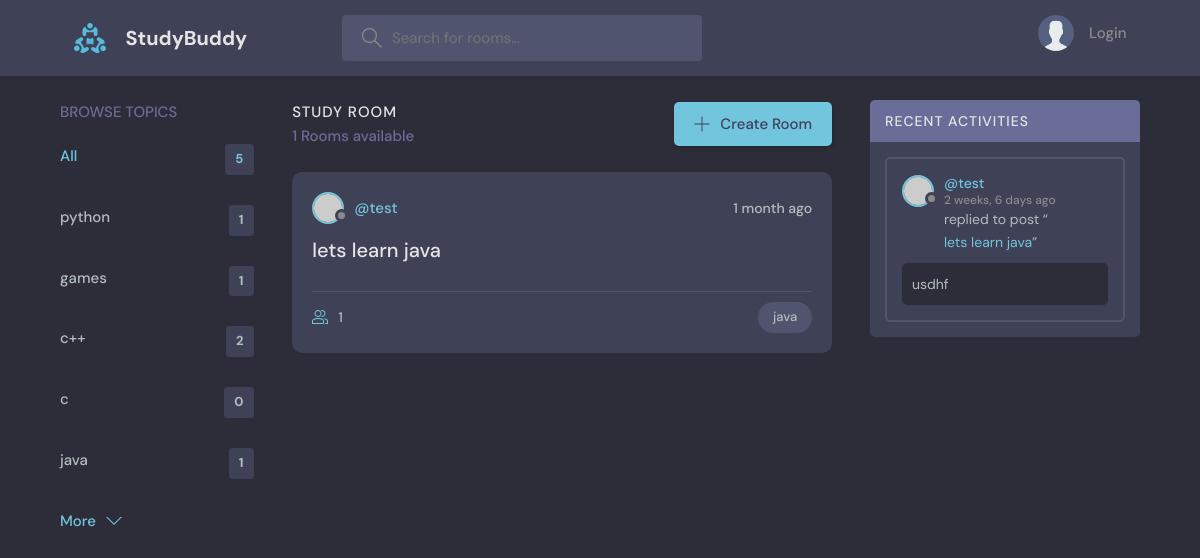
Before: /?q=java with the older database file.
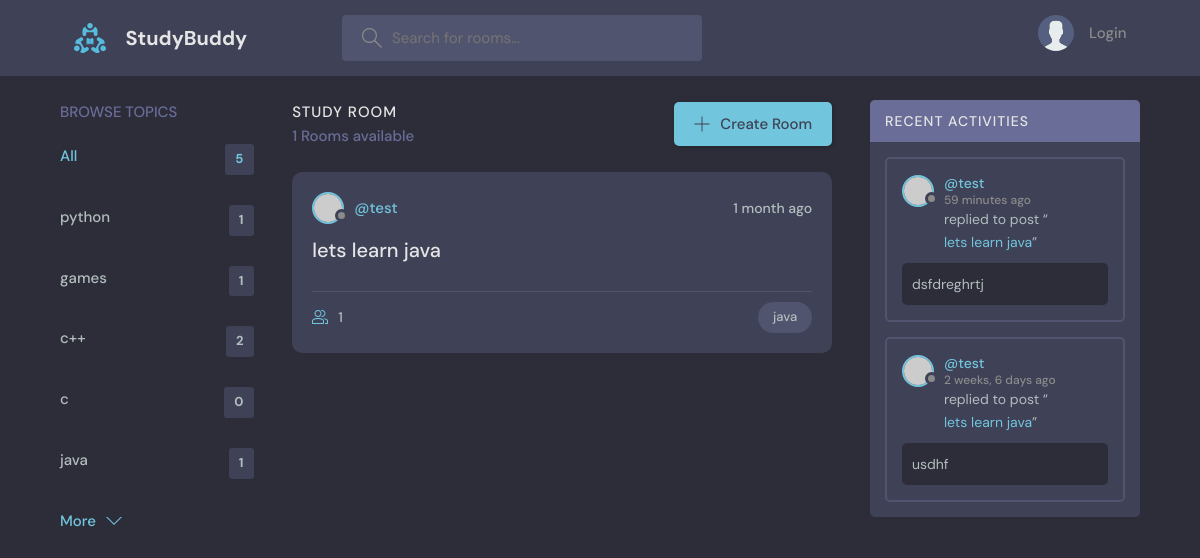
After: the same page with the newer database file.
### base/models.py (models this page shows, shortened)
class Topic(models.Model):
    name = models.CharField(max_length=200)

class Room(models.Model):
    host = models.ForeignKey(User,on_delete=models.SET_NULL, null=True)
    topic = models.ForeignKey(Topic,on_delete=models.SET_NULL, null=True)
    name = models.CharField(max_length=200, unique=True)
    description = models.TextField(null=True, blank=True)
    participants = models.ManyToManyField(User, related_name='participants', blank=True)
    requesters = models.ManyToManyField(User, related_name='requesters', blank=True)
    updated = models.DateTimeField(auto_now=True)
    created = models.DateTimeField(auto_now_add=True)
    class Meta:
        ordering = ['-updated', '-created']
    def __str__(self):
        return self.name

class Message(models.Model):
    user = models.ForeignKey(User, on_delete=models.CASCADE)
    room = models.ForeignKey(Room,on_delete=models.CASCADE)
    body = models.TextField()
    updated = models.DateTimeField(auto_now=True)
    created = models.DateTimeField(auto_now_add=True)
    class Meta:
        ordering = ['-updated', '-created']

### base/views.py (the view)
# urls.py: path('', views.home, name="home"),
def home(request):
    q = request.GET.get('q') if request.GET.get('q') != None else ''
    rooms = Room.objects.filter(
        Q(topic__name__icontains=q) |
        Q(name__icontains=q) |
        Q(description__icontains=q)
        )
    topics = Topic.objects.all()
    room_count = rooms.count()
    room_messages = Message.objects.filter(Q(room__topic__name__icontains=q))
    context = {'rooms': rooms, 'topics': topics, 'room_count': room_count,
                'room_messages': room_messages}
    return render(request, 'base/home.html',context)

### base/templates/base/home.html (shortened to what this page needs)
{% extends 'main.html' %}
{% block content %}
<main class="layout layout--3">
  <div class="container">
    {% include 'base/topics_component.html' %}
    <div class="roomList">
      <div class="roomList__header">
        <div>
          <h2>Study Room</h2>
          <p>{{room_count}} Rooms available</p>
        </div>
        <a class="btn btn--main" href="{% url 'create-room' %}">
          <svg version="1.1" xmlns="http://www.w3.org/2000/svg" width="32" height="32" viewBox="0 0 32 32">
            <title>add</title>
            <path
              d="M16.943 0.943h-1.885v14.115h-14.115v1.885h14.115v14.115h1.885v-14.115h14.115v-1.885h-14.115v-14.115z">
            </path>
          </svg>
          Create Room
        </a>
      </div>
      {% include 'base/feed_component.html' %}
    </div>
    {% include 'base/activity_component.html' %}
  </div>
</main>
{% endblock content %}

### base/templates/base/topics_component.html
<div class="topics">
  <div class="topics__header">
    <h2>Browse Topics</h2>
  </div>
  <ul class="topics__list">
    <li>
      <a href="{% url 'home' %}" class="active">All <span>{{ topics.count }}</span></a>
    </li>
    {% for topic in topics %}
    <li>
      <a href="{% url 'home' %}?q={{topic.name}}">{{topic.name}} <span>{{ topic.room_set.all.count }}</span></a>
    </li>
    {% endfor %}
  </ul>
  <a class="btn btn--link" href="topics.html">
    More
    <svg version="1.1" xmlns="http://www.w3.org/2000/svg" width="32" height="32" viewBox="0 0 32 32">
      <title>chevron-down</title>
      <path d="M16 21l-13-13h-3l16 16 16-16h-3l-13 13z"></path>
    </svg>
  </a>
</div>

### base/templates/base/feed_component.html (shortened to what this page needs)
{% for room in rooms %}
<div class="roomListRoom">
  <div class="roomListRoom__header">
    <a href="{% url 'user-profile' room.host.id %}" class="roomListRoom__author">
      <div class="avatar avatar--small">
        <img src="https://randomuser.me/api/portraits/women/11.jpg" />
      </div>
      <span>@{{room.host.username}}</span>
    </a>
    <div class="roomListRoom__actions">
      <span>{{room.created|timesince}} ago</span>
    </div>
  </div>
  <div class="roomListRoom__content">
    <a href="{% url 'room' room.id %}">{{room.name}}</a>
  </div>
  <div class="roomListRoom__meta">
    <a href="{% url 'room' room.id %}" class="roomListRoom__joined">
      {{room.participants.all.count}}
    </a>
    <p class="roomListRoom__topic">{{ room.topic.name }}</p>
  </div>
</div>
{% endfor %}

### base/templates/base/activity_component.html (shortened to what this page needs)
<div class="activities">
  <div class="activities__header">
    <h2>Recent Activities</h2>
  </div>
  {% for message in room_messages %}
  <div class="activities__box">
    <div class="activities__boxHeader roomListRoom__header">
      <a href="{% url 'user-profile' message.user.id %}" class="roomListRoom__author">
        <div class="avatar avatar--small">
          <img src="https://randomuser.me/api/portraits/women/11.jpg" />
        </div>
        <p>
          @{{ message.user }}
          <span>{{ message.created|timesince }} ago</span>
        </p>
      </a>
    </div>
    <div class="activities__boxContent">
      <p>replied to post “<a href="{% url 'room' message.room.id %}">{{message.room}}</a>”</p>
      <div class="activities__boxRoomContent">
        {{message.body}}
      </div>
    </div>
  </div>
  {% endfor %}
</div>

Changed rows visible on the page:
added Message: user "test", created "59 minutes", room "lets learn java", body "dsfdreghrtj"
